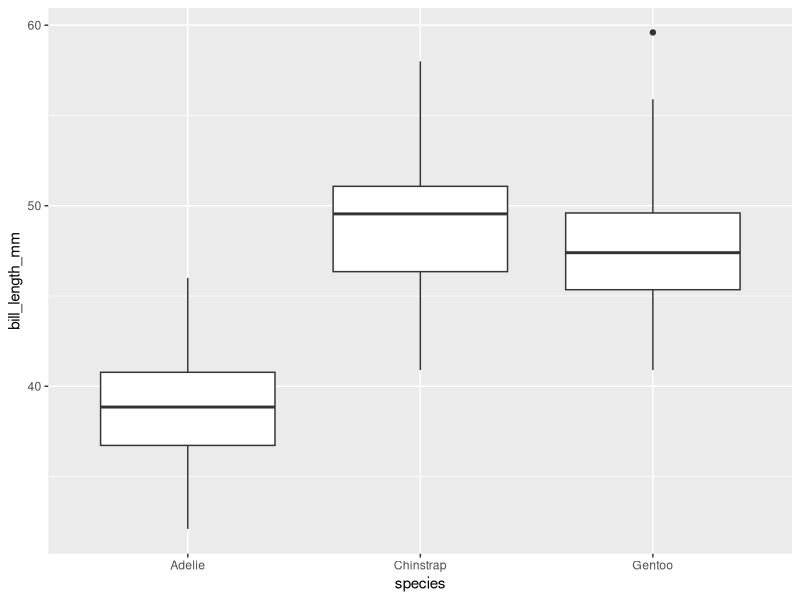
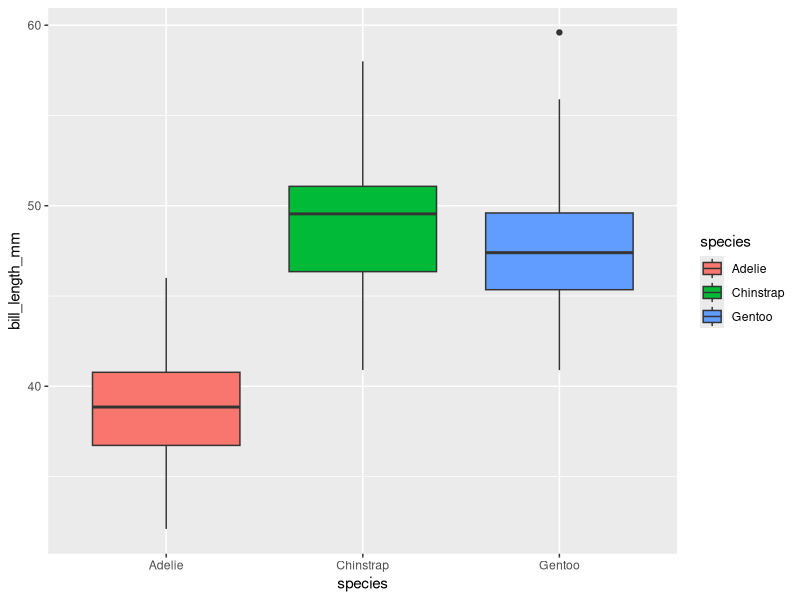
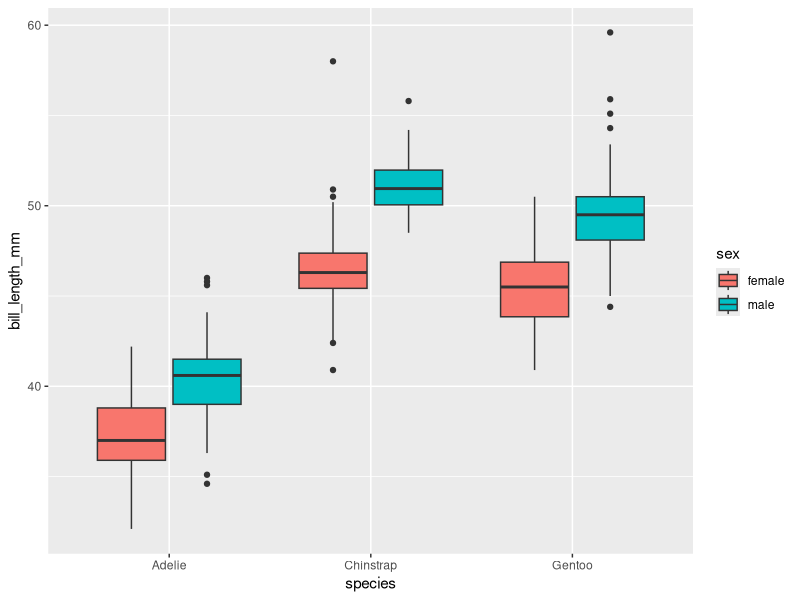
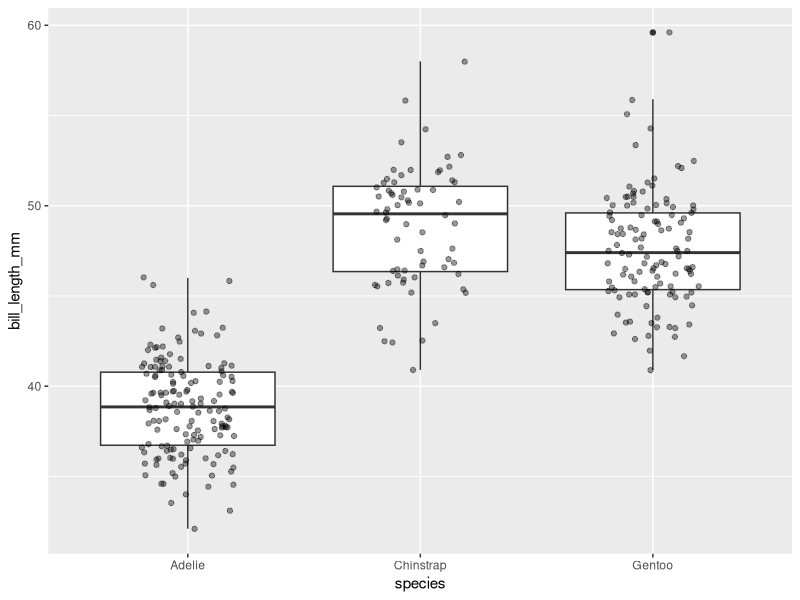
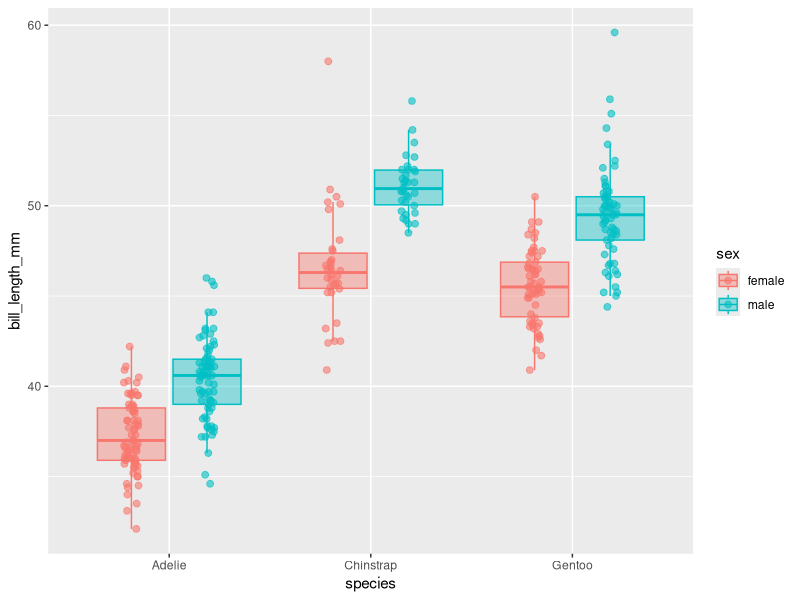
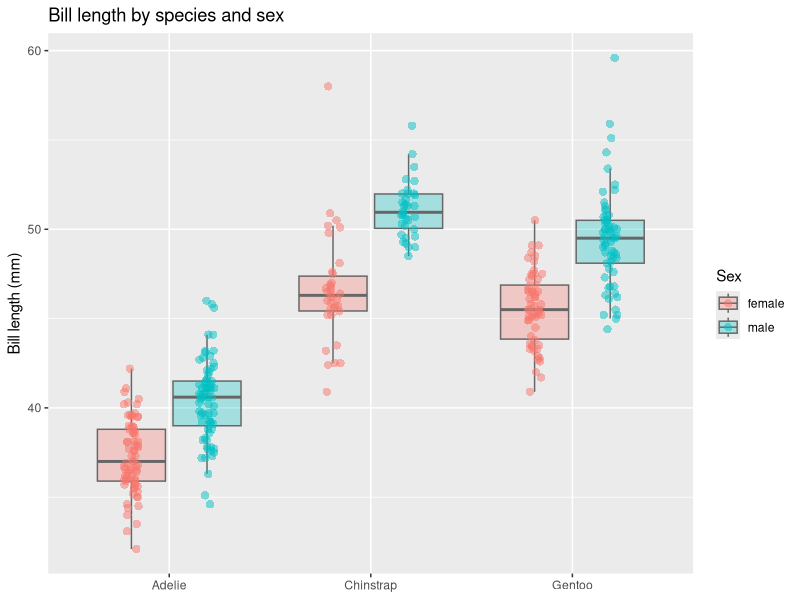
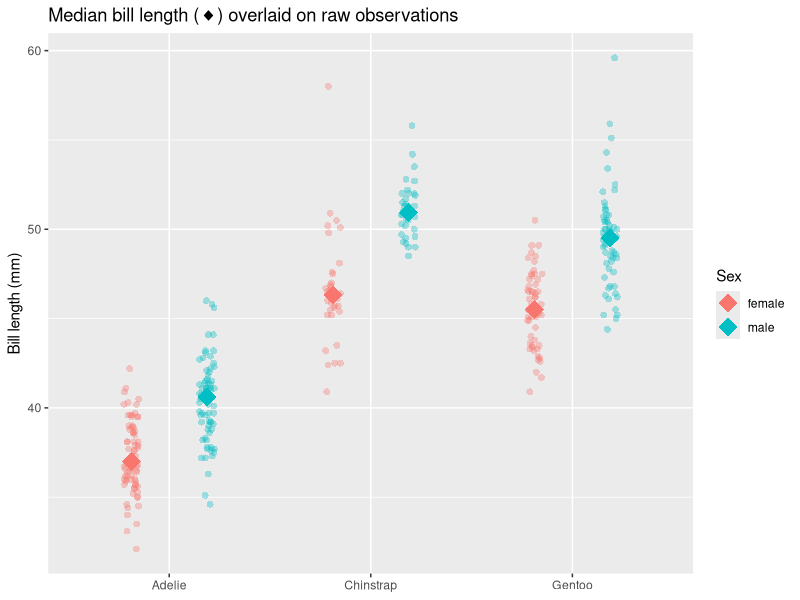
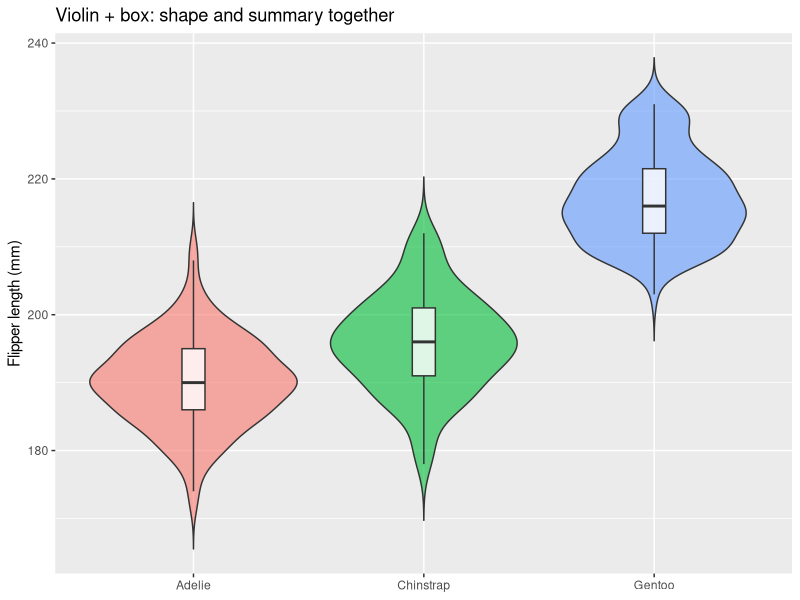

Write R code to recreate these figures, in order.
# ============================================================
#  Script 03 — Box Plots & Dot Plots
#  Dataset : palmerpenguins::penguins
#  Packages: tidyverse, palmerpenguins
# ============================================================
#
#  By the end of this script you will be able to:
#    • Read and interpret a box plot
#    • Build a box plot with geom_boxplot()
#    • Overlay raw data with geom_jitter() and geom_point()
#    • Use position_jitterdodge() to align jittered points with dodged boxes
#    • Understand when box plots alone can be misleading
#    • Add summary statistics (medians, means) as extra layers
#
# ============================================================

library(tidyverse)
library(palmerpenguins)

penguins_clean <- penguins |> drop_na()


# ── 0. Reading a box plot — quick anatomy ─────────────────────────────────────
#
#   ┌────────────┐  ← Q3 (75th percentile)     ─── whisker: Q3 + 1.5 × IQR
#   │            │                                  (or max value if smaller)
#   │────────────│  ← median (Q2, 50th perc.)
#   │            │
#   └────────────┘  ← Q1 (25th percentile)     ─── whisker: Q1 − 1.5 × IQR
#                                                   (or min value if larger)
#       ●           ← outlier (beyond whiskers)
#
#  IQR = Inter-Quartile Range = Q3 − Q1  (height of the box)


# ── 1. Your first box plot ────────────────────────────────────────────────────

ggplot(penguins_clean,
       aes(x = species, y = bill_length_mm)) +
  geom_boxplot()

# Compare distributions across species — already informative!

# Exercise 1 ✏️
# Switch the x and y: put species on the y axis.
# Which orientation do you prefer for reading labels?


# ── 2. Adding colour with fill ────────────────────────────────────────────────

ggplot(penguins_clean,
       aes(x = species, y = bill_length_mm, fill = species)) +
  geom_boxplot()

# Colour by sex instead — grouped box plot
ggplot(penguins_clean,
       aes(x = species, y = bill_length_mm, fill = sex)) +
  geom_boxplot()

# 🔑 When fill is a different column from x, ggplot2 automatically
#    DODGES (side-by-side) the boxes within each x group.


# ── 3. The problem with box plots alone ───────────────────────────────────────

# Box plots hide the raw data.  Two very different distributions
# can produce identical boxes.  The fix: show the actual points.

# geom_jitter() = geom_point() + random horizontal noise
ggplot(penguins_clean,
       aes(x = species, y = bill_length_mm)) +
  geom_boxplot() +
  geom_jitter(width = 0.2, alpha = 0.4)

# 🔑 Draw order matters: geom_jitter() on TOP of geom_boxplot()
#    means points appear in front of the boxes.

# Exercise 2 ✏️
# Swap the layer order — put geom_jitter() BEFORE geom_boxplot().
# What changes visually and why?


# ── 4. Combining fill groups with jittered points ────────────────────────────

# When we have a fill = sex grouping, jitter alone mis-aligns points.
# Use position_jitterdodge() to jitter AND dodge simultaneously.

set.seed(42)   # makes the jitter reproducible

ggplot(penguins_clean,
       aes(x = species, y = bill_length_mm, fill = sex, colour = sex)) +
  geom_boxplot(alpha = 0.4, outlier.shape = NA) +  # hide default outlier dots
  geom_point(
    shape    = 21,
    size     = 2,
    alpha    = 0.6,
    position = position_jitterdodge(jitter.width = 0.15, seed = 42)
  )

# 🔑 outlier.shape = NA removes the default outlier markers from geom_boxplot()
#    so they don't get plotted twice (once by the box, once by geom_point()).


# ── 5. Tuning point appearance ────────────────────────────────────────────────

ggplot(penguins_clean,
       aes(x = species, y = bill_length_mm, fill = sex)) +
  geom_boxplot(
    alpha         = 0.3,
    outlier.shape = NA,
    colour        = "grey40"    # box border colour — fixed, not mapped
  ) +
  geom_point(
    aes(colour = sex),
    shape    = 16,              # solid circle — no border
    size     = 2.5,
    alpha    = 0.5,
    position = position_jitterdodge(jitter.width = 0.15, seed = 42)
  ) +
  labs(
    x     = NULL,
    y     = "Bill length (mm)",
    fill  = "Sex",
    colour = "Sex",
    title = "Bill length by species and sex"
  )

# Exercise 3 ✏️
# Change the shape to 21 (open circle) and set colour = "white" for
# geom_point() so the fill colour shows through.
# Does that look better or worse?  Why might you choose each?


# ── 6. Adding summary statistics as extra layers ──────────────────────────────

# Compute medians to overlay as large dots
species_sex_medians <- penguins_clean |>
  summarise(
    median_bill = median(bill_length_mm),
    .by = c(species, sex)
  )

ggplot(penguins_clean,
       aes(x = species, y = bill_length_mm, fill = sex, colour = sex)) +
  # Raw data — small, transparent
  geom_point(
    shape    = 16,
    size     = 2,
    alpha    = 0.35,
    position = position_jitterdodge(jitter.width = 0.15, seed = 42)
  ) +
  # Medians — large, opaque, from a DIFFERENT data frame
  geom_point(
    data     = species_sex_medians,
    aes(y    = median_bill),
    shape    = 18,    # diamond
    size     = 6,
    alpha    = 1,
    position = position_dodge(width = 0.75)
  ) +
  labs(
    x      = NULL,
    y      = "Bill length (mm)",
    colour = "Sex", fill = "Sex",
    title  = "Median bill length (◆) overlaid on raw observations"
  )

# Exercise 4 ✏️
# Add geom_boxplot() back into this chart (between the two geom_point calls).
# Set outlier.shape = NA and alpha = 0.2 on the box.
# Now you have raw data + distribution shape + summary statistic in one chart!


# ── 7. Violin plot — another distribution alternative ────────────────────────

# A violin is a mirrored density curve — shows the shape of the distribution
ggplot(penguins_clean,
       aes(x = species, y = flipper_length_mm, fill = species)) +
  geom_violin(trim = FALSE, alpha = 0.6) +
  geom_boxplot(width = 0.1, fill = "white", alpha = 0.8, outlier.shape = NA) +
  labs(
    x = NULL, y = "Flipper length (mm)", fill = "Species",
    title = "Violin + box: shape and summary together"
  ) +
  theme(legend.position = "none")

# 🔑 The narrow "waist" on the Gentoo violin around 195 mm —
#    a box plot alone would completely hide that bimodal hint.


# ── Final challenge 🏆 ────────────────────────────────────────────────────────
#
# Build a chart that answers: "How does body mass vary by island and sex?"
#
# Requirements:
#   1. x = island, y = body_mass_g, fill = sex
#   2. Transparent box plots (alpha = 0.3, no outlier markers)
#   3. Jitter-dodged raw points on top (shape = 21, colour = "white")
#   4. Large median diamonds from a summary data frame
#   5. Proper axis labels (include units in y label)
#   6. A meaningful opinionated title
#
# Bonus: sort the islands so the one with the highest overall median
#        body mass appears last (hint: fct_reorder from Script 01!).
